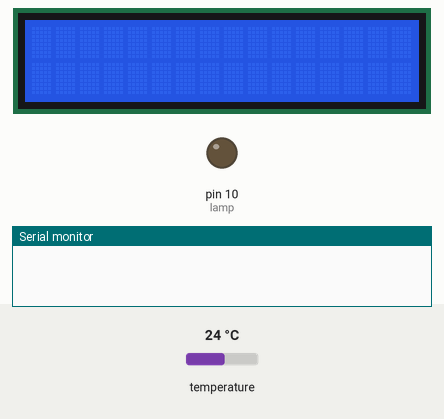
Recording of a sketch running on a simulated Arduino Uno, built with avr-gcc and run on an emulated ATmega328P. On the bench: 16×2 character LCD, output pins drawn as LEDs (lit = HIGH), the last lines printed to the serial monitor. The inputs (shaded band) are chosen by the test bench; at power-on: temperature 24 °C.

Above: at 0.4 s.
At 3.3 s:
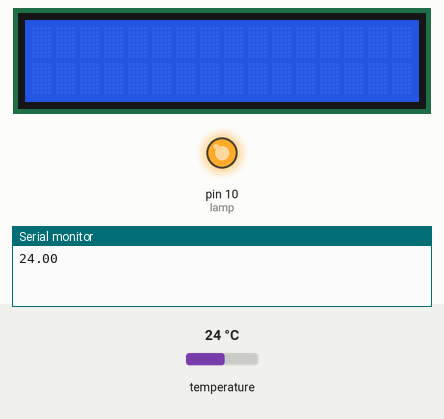
Timing chart, 0 to 14.1 s (numbered marks = the images above):
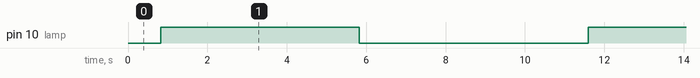

Measured:
- by itself, pin 10 (lamp): alternates HIGH for 5.0 s and LOW for 5.8 s

The sketch:

Chocadeira.ino
```cpp
#include <DallasTemperature.h>
#include <OneWire.h>
#include <LiquidCrystal.h>

LiquidCrystal lcd(12, 11, 5, 4, 3, 2);

OneWire oneWire(7);
DallasTemperature sensors(&oneWire);
float temp;

int lamp = 10;

void setup() {
  Serial.begin(9600);
  lcd.begin(16, 2);
  pinMode(lamp, OUTPUT);
}

void loop() {
  sensors.requestTemperatures();
  temp = sensors.getTempCByIndex(0);
  Serial.println(temp);
  digitalWrite(lamp, HIGH);
  delay(5000);
  digitalWrite(lamp, LOW);
  delay(5000);
}
```
